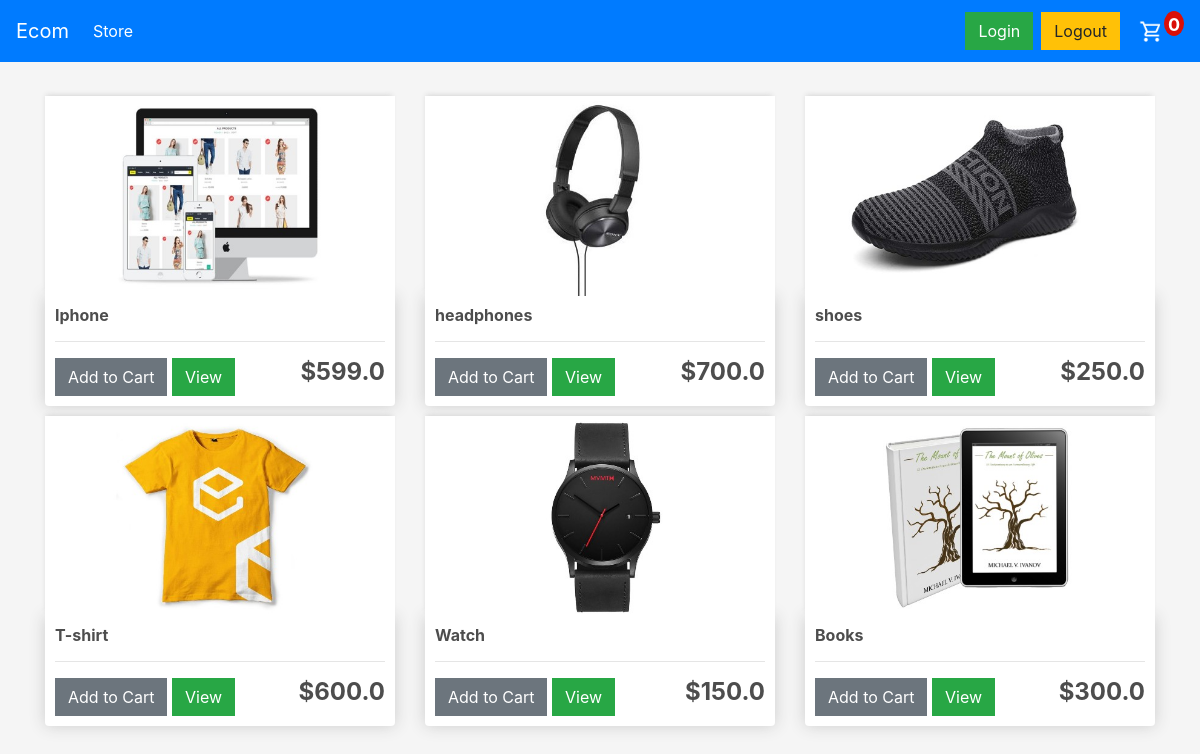
/store/, run on the app's committed database.
### store/models.py (models this page shows, shortened)
class Product(models.Model):
	name = models.CharField(max_length=200)
	price = models.FloatField()
	digital = models.BooleanField(default=False,null=True, blank=True)
	image = models.ImageField(null=True, blank=True)
	@property
	def imageURL(self):
		try:
			url = self.image.url
		except:
			url = ''
		return url

### store/views.py (the view)
# urls.py: path('', include('store.urls')),
def store(request):
    if request.user.is_authenticated:
        if not hasattr(request.user, 'customer'):
            Customer.objects.create(user=request.user)
        customer = request.user.customer
        order, created = Order.objects.get_or_create(customer=customer, complete=False)
        items = order.orderitem_set.all()
        cartItems = order.get_cart_items
    else:
        items = []
        order = {'get_cart_total': 0, 'get_cart_items': 0}
        cartItems = order['get_cart_items']
    products = Product.objects.all()
    context = {'products': products, 'cartItems': cartItems}
    return render(request, 'store/Store.html', context)

### store/templates/store/Store.html
{% extends 'store/Main.html' %}
{% load static %}
{% block content %}
	<div class="row">
		{% for product in products %}
      <div class="col-lg-4">
		<img class="thumbnail" src="{{product.imageURL}}">
		<div class="box-element product">
			<h6><strong>{{product.name}}</strong></h6>
			<hr>
			<button data-product="{{product.id}}" data-action="add" class="btn btn-secondary add-btn update-cart" >Add to Cart</button>
			<a class="btn btn-success" href="#">View</a>
			<h4 style="display: inline-block; float: right"><strong>${{product.price}}</strong></h4>
		</div>
		</div>
		{% endfor %}
	</div>
{% endblock content %}

### store/templates/store/Main.html (shortened to what this page needs)
<!DOCTYPE html>
{% load static %}
<html>
<head>
	<link rel="stylesheet" href="https://stackpath.bootstrapcdn.com/bootstrap/4.4.1/css/bootstrap.min.css">
	<link rel="stylesheet" type="text/css" href="{% static 'css/mainn.css'%}">
</head>
<body>
	<nav class="navbar navbar-expand-lg navbar-dark bg-primary">
	  <a class="navbar-brand" href="{% url 'store' %}">Ecom</a>
	  <div class="collapse navbar-collapse" id="navbarSupportedContent">
	    <ul class="navbar-nav mr-auto">
	      <li class="nav-item active">
	        <a class="nav-link" href="{% url 'store' %}">Store <span class="sr-only">(current)</span></a>
	      </li>
	    </ul>
	    <div class="form-inline my-2 my-lg-0 ">
	     	<a href="/login"class="btn btn-success m-1">Login</a>
			 <a href="/"class="btn btn-warning m-1">Logout</a>
	     	<a href="{% url 'cart' %}">
	    		<img  id="cart-icon" src="{% static 'images/cart.png' %}">
	    	</a>
	    	<B><p id="cart-total">{{cartItems}}</p></B>
	    </div>
	  </div>
	</nav>
     <div class="container">
            <br>
            {% block content %}
            {% endblock content %}
         </div>
</body>
</html>

### store/static/css/mainn.css (style rules this page uses)
body { background-color:whitesmoke; }
h1,h2,h3,h4,h5,h6 { color:hsl(0, 0%, 30%); }
.box-element { box-shadow:hsl(0, 0%, 80%) 0 0 16px; background-color: #fff; border-radius: 4px; padding: 10px; }
.thumbnail { width: 100%; height: 200px; -webkit-box-shadow: -1px -3px 5px -2px rgba(214,214,214,1); -moz-box-shadow: -1px -3px 5px -2px rgba(214,214,214,1); box-shadow: -1px -3px 5px -2px rgba(214,214,214,1); }
.product { border-radius: 0 0 4px 4px; }
#cart-icon { width:25px; display: inline-block; margin-left: 15px; }
#cart-total { display: block; text-align: center; color:#fff; background-color: rgb(218, 15, 8); width: 20px; height: 25px; border-radius: 50%; font-size: 18px; }
.col-lg-4, .col-lg-6, .col-lg-8, .col-lg-12 { margin-top: 10px; }
.btn { border-radius: 0; }

### data on the page
Product: imageURL (picture), name "Iphone", price "599.0"
Product: imageURL (picture), name "headphones", price "700.0"
Product: imageURL (picture), name "shoes", price "250.0"
Product: imageURL (picture), name "T-shirt", price "600.0"
Product: imageURL (picture), name "Watch", price "150.0"
Product: imageURL (picture), name "Books", price "300.0"

### other printed values
{{ cartItems }} "0"
